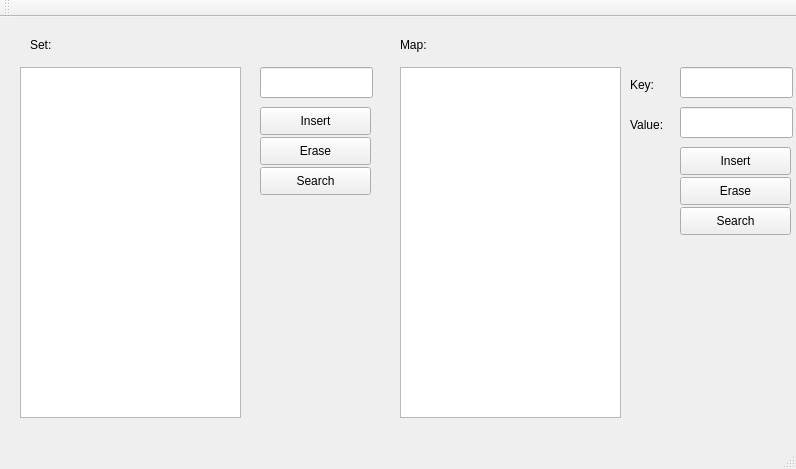
<?xml version="1.0" encoding="UTF-8"?>
<ui version="4.0">
 <class>Task1Class</class>
 <widget class="QMainWindow" name="Task1Class">
  <property name="geometry">
   <rect>
    <x>0</x>
    <y>0</y>
    <width>796</width>
    <height>469</height>
   </rect>
  </property>
  <property name="windowTitle">
   <string>Task1</string>
  </property>
  <widget class="QWidget" name="centralWidget">
   <widget class="QListWidget" name="lisrForSet">
    <property name="geometry">
     <rect>
      <x>20</x>
      <y>50</y>
      <width>221</width>
      <height>351</height>
     </rect>
    </property>
   </widget>
   <widget class="QLabel" name="setlabel">
    <property name="geometry">
     <rect>
      <x>30</x>
      <y>20</y>
      <width>55</width>
      <height>16</height>
     </rect>
    </property>
    <property name="text">
     <string>Set:</string>
    </property>
   </widget>
   <widget class="QPushButton" name="insertSetBtn">
    <property name="geometry">
     <rect>
      <x>260</x>
      <y>90</y>
      <width>111</width>
      <height>28</height>
     </rect>
    </property>
    <property name="text">
     <string>Insert</string>
    </property>
   </widget>
   <widget class="QPushButton" name="eraseSetBtn">
    <property name="geometry">
     <rect>
      <x>260</x>
      <y>120</y>
      <width>111</width>
      <height>28</height>
     </rect>
    </property>
    <property name="text">
     <string>Erase</string>
    </property>
   </widget>
   <widget class="QLineEdit" name="keyForSetLE">
    <property name="geometry">
     <rect>
      <x>260</x>
      <y>50</y>
      <width>113</width>
      <height>31</height>
     </rect>
    </property>
   </widget>
   <widget class="QPushButton" name="searchSetBtn">
    <property name="geometry">
     <rect>
      <x>260</x>
      <y>150</y>
      <width>111</width>
      <height>28</height>
     </rect>
    </property>
    <property name="text">
     <string>Search</string>
    </property>
   </widget>
   <widget class="QListWidget" name="listForMap">
    <property name="geometry">
     <rect>
      <x>400</x>
      <y>50</y>
      <width>221</width>
      <height>351</height>
     </rect>
    </property>
   </widget>
   <widget class="QLabel" name="mapLabel">
    <property name="geometry">
     <rect>
      <x>400</x>
      <y>20</y>
      <width>55</width>
      <height>16</height>
     </rect>
    </property>
    <property name="text">
     <string>Map:</string>
    </property>
   </widget>
   <widget class="QPushButton" name="insertMapBtn">
    <property name="geometry">
     <rect>
      <x>680</x>
      <y>130</y>
      <width>111</width>
      <height>28</height>
     </rect>
    </property>
    <property name="text">
     <string>Insert</string>
    </property>
   </widget>
   <widget class="QLineEdit" name="keyForMapLE">
    <property name="geometry">
     <rect>
      <x>680</x>
      <y>50</y>
      <width>113</width>
      <height>31</height>
     </rect>
    </property>
   </widget>
   <widget class="QPushButton" name="searchMapBtn">
    <property name="geometry">
     <rect>
      <x>680</x>
      <y>190</y>
      <width>111</width>
      <height>28</height>
     </rect>
    </property>
    <property name="text">
     <string>Search</string>
    </property>
   </widget>
   <widget class="QPushButton" name="eraseMapBtn">
    <property name="geometry">
     <rect>
      <x>680</x>
      <y>160</y>
      <width>111</width>
      <height>28</height>
     </rect>
    </property>
    <property name="text">
     <string>Erase</string>
    </property>
   </widget>
   <widget class="QLineEdit" name="valueForMapLE">
    <property name="geometry">
     <rect>
      <x>680</x>
      <y>90</y>
      <width>113</width>
      <height>31</height>
     </rect>
    </property>
   </widget>
   <widget class="QLabel" name="keyLabel">
    <property name="geometry">
     <rect>
      <x>630</x>
      <y>60</y>
      <width>31</width>
      <height>16</height>
     </rect>
    </property>
    <property name="text">
     <string>Key:</string>
    </property>
   </widget>
   <widget class="QLabel" name="valueLabel">
    <property name="geometry">
     <rect>
      <x>630</x>
      <y>100</y>
      <width>41</width>
      <height>16</height>
     </rect>
    </property>
    <property name="text">
     <string>Value:</string>
    </property>
   </widget>
  </widget>
  <widget class="QMenuBar" name="menuBar">
   <property name="geometry">
    <rect>
     <x>0</x>
     <y>0</y>
     <width>796</width>
     <height>26</height>
    </rect>
   </property>
  </widget>
  <widget class="QToolBar" name="mainToolBar">
   <attribute name="toolBarArea">
    <enum>TopToolBarArea</enum>
   </attribute>
   <attribute name="toolBarBreak">
    <bool>false</bool>
   </attribute>
  </widget>
  <widget class="QStatusBar" name="statusBar"/>
 </widget>
 <layoutdefault spacing="6" margin="11"/>
 <resources>
  <include location="Task1.qrc"/>
 </resources>
 <connections/>
</ui>
